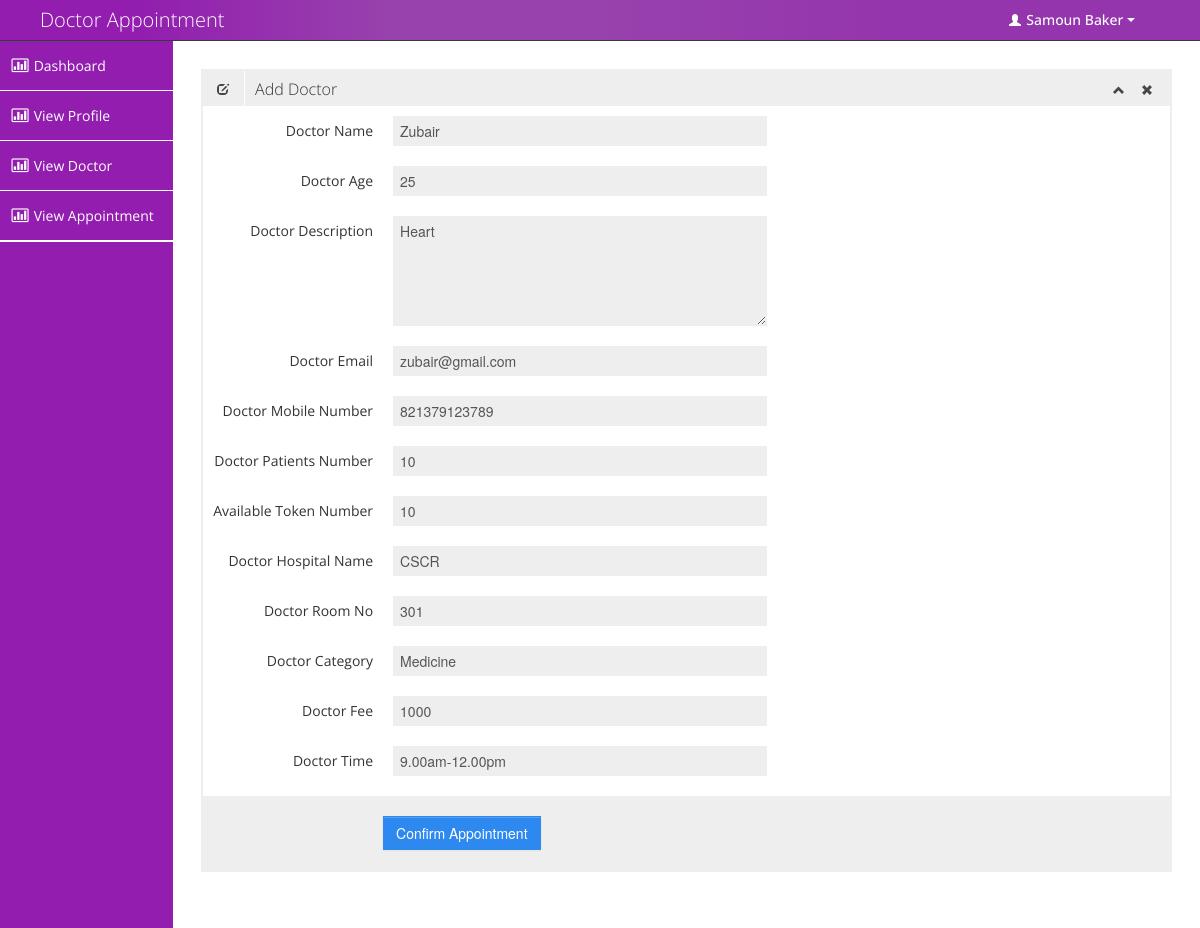
/main/take_appointment.php?doctorId=8 (signed in), run on the app's committed database.
### tables this page shows
CREATE TABLE `tbl_doctor` (
  `doctorId` int(11) NOT NULL,
  `doctorName` varchar(255) NOT NULL,
  `doctorAge` int(11) NOT NULL,
  `doctorDescription` text NOT NULL,
  `doctorEmail` varchar(255) NOT NULL,
  `doctorPassword` varchar(255) NOT NULL,
  `doctorMobileNumber` varchar(30) NOT NULL,
  `doctorPatientsNumber` int(11) NOT NULL,
  `doctorHospitalName` varchar(255) NOT NULL,
  `doctorRoomNo` varchar(100) NOT NULL,
  `doctorCategory` varchar(255) NOT NULL,
  `doctorFee` int(11) NOT NULL,
  `doctorTime` varchar(100) NOT NULL
);

### main/take_appointment.php (the view, shortened to what this page needs)
<?php include 'includes/patientsheader.php' ?>
<?php include 'connect.php' ?>
<?php
$doctorId = $_GET['doctorId'];
$sql = "SELECT * FROM tbl_doctor WHERE doctorId=$doctorId";
if (mysqli_query($conn, $sql)) {
    $query_result = mysqli_query($conn, $sql);
    $doctor_info = mysqli_fetch_assoc($query_result);
} else {
    die("Query problem" . mysqli_error($conn));
}
$currentDayDate = date("Y-m-d");
$sql = "SELECT * FROM tbl_appointment WHERE  doctor_Id=$doctorId AND appointmentDate='$currentDayDate'";
if (mysqli_query($conn, $sql)) {
    $query_result = mysqli_query($conn, $sql);
    $row_cnt = mysqli_num_rows($query_result);
} else {
    die("Query problem" . mysqli_error($conn));
}
?>
<div class="row-fluid sortable">
    <div class="box span12">
        <div class="box-header" data-original-title>
            <h2><i class="halflings-icon edit"></i><span class="break"></span>Add Doctor</h2>
            <div class="box-icon">
                <a href="#" class="btn-minimize"><i class="halflings-icon chevron-up"></i></a>
                <a href="#" class="btn-close"><i class="halflings-icon remove"></i></a>
            </div>
        </div>
        <div class="box-content">
            <form class="form-horizontal" id="doctorFrom" method="POST" >
                <fieldset>
                    <div class="control-group">
                        <label class="control-label" >Doctor Name </label>
                        <div class="controls">
                            <input type="text" readonly="readonly" value="<?php echo $doctor_info['doctorName']; ?>" name="doctorName" class="span6"  >
                        </div>
                    </div>
                    <div class="control-group">
                        <label class="control-label" >Doctor Age </label>
                        <div class="controls">
                            <input type="number" readonly="readonly" value="<?php echo $doctor_info['doctorAge']; ?>" name="doctorAge" class="span6"  >
                        </div>
                    </div>
                    <div class="control-group hidden-phone">
                        <label class="control-label" for="textarea2">Doctor Description</label>
                        <div class="controls">
                            <textarea  name="doctorDescription" readonly="readonly" rows="5" class="span6"><?php echo $doctor_info['doctorDescription']; ?></textarea>
                        </div>
                    </div>
                    <div class="control-group">
                        <label class="control-label" >Doctor Email </label>
                        <div class="controls">
                            <input type="text" readonly="readonly" value="<?php echo $doctor_info['doctorEmail']; ?>" name="doctorEmail" class="span6"  >
                        </div>
                    </div>
                    <div class="control-group">
                        <label class="control-label" >Doctor Mobile Number </label>
                        <div class="controls">
                            <input type="text" readonly="readonly" value="<?php echo $doctor_info['doctorMobileNumber']; ?>" name="doctorMobileNumber" class="span6"  >
                        </div>
                    </div>
                    <div class="control-group">
                        <label class="control-label" >Doctor Patients Number </label>
                        <div class="controls">
                            <input type="number" readonly="readonly" value="<?php echo $doctor_info['doctorPatientsNumber']; ?>" name="doctorPatientsNumber" class="span6"  >
                        </div>
                    </div>
                    <div class="control-group">
                        <label class="control-label" >Available Token Number </label>
                        <div class="controls">
                            <input type="text" readonly="readonly" value="<?php
                            $sub = intval($doctor_info['doctorPatientsNumber']) - intval($row_cnt);
                            if ($sub > 0) {
                                echo $sub;
                            } else {
                                echo "Token Not Available For Today";
                            }
                            ?>" name="doctortoken" class="span6"  >
                        </div>
                    </div>
                    <div class="control-group">
                        <label class="control-label" >Doctor Hospital Name</label>
                        <div class="controls">
                            <input type="text" readonly="readonly" value="<?php echo $doctor_info['doctorHospitalName']; ?>" name="doctorHospitalName" class="span6"  >
                        </div>
                    </div>
                    <div class="control-group">
                        <label class="control-label" >Doctor Room No </label>
                        <div class="controls">
                            <input type="text" readonly="readonly" value="<?php echo $doctor_info['doctorRoomNo']; ?>" name="doctorRoomNo" class="span6"  >
                        </div>
                    </div>
                    <div class="control-group">
                        <label class="control-label" >Doctor Category </label>
                        <div class="controls">
                            <input type="text" readonly="readonly" value="<?php echo $doctor_info['doctorCategory']; ?>" name="doctorCategory" class="span6"  >
                        </div>
                    </div>
                    <div class="control-group">
                        <label class="control-label" >Doctor Fee </label>
                        <div class="controls">
                            <input type="number" readonly="readonly" value="<?php echo $doctor_info['doctorFee']; ?>" name="doctorFee" class="span6"  >
                        </div>
                    </div>
                    <div class="control-group">
                        <label class="control-label" >Doctor Time </label>
                        <div class="controls">
                            <input type="text" readonly="readonly" value="<?php echo $doctor_info['doctorTime']; ?>" name="doctorTime" class="span6"  >
                        </div>
                    </div>
<?php if ($sub > 0) { ?>
                        <div class="form-actions">
                            <button type="submit" name="confirm" class="btn btn-primary">Confirm Appointment</button>
                        </div>
<?php } ?>
                </fieldset>
            </form>
        </div>
    </div>
</div>
<?php include 'includes/patientsfooter.php' ?>

### main/css/style.css (style rules this page uses)
body { background: #F5F5F5; color: #333; border: none; font-family: 'Open Sans', sans-serif; font-weight: 400; }
a { color: #646464; }
h2 { font-size: 16px; line-height: 16px; }
.box { border: 2px solid #eee; background: #fff !important; margin-bottom: 28px; }
.box-header { height: 16px; font-size: 16px; line-height: 16px; padding: 10px; background: #eee; -webkit-box-shadow: none; -moz-box-shadow: none; box-shadow: none; overflow: hidden; }
.box-header h2 { float:left; margin-top: 0px; font-weight: 300; }
.box-header h2 i { margin: 0px 3px 0px 4px; opacity: .8; filter: alpha(opacity=80); -ms-filter:"progid:DXImageTransform.Microsoft.Alpha(Opacity=80)"; }
.box-header .box-icon { float:right; margin-top: 1px; }
.box-header .box-icon i { -webkit-transition: all 0.1s ease-in-out; -moz-transition: all 0.1s ease-in-out; -o-transition: all 0.1s ease-in-out; -ms-transition: all 0.1s ease-in-out; transition: all 0.1s ease-in-out; opacity: .8; filter: alpha(opacity=80); -ms-filter:"progid:DXImageTransform.Microsoft.Alpha(Opacity=80)"; }
.box-header .box-icon a { margin: 0px 5px; }
.box-content { position: relative; z-index: 50; margin-top: -1px; padding: 10px; background: #fff !important; }
.form-actions { padding: 19px 20px 20px; margin: 20px -10px -30px -10px; background-color: #eee; border-top: 1px solid #eee; *zoom: 1; }
.form-actions:before, .form-actions:after { display: table; line-height: 0; content: ""; }
.form-actions:after { clear: both; }
.btn { display: inline-block; padding: 6px 12px; margin-bottom: 0; font-size: 14px; font-weight: 500; line-height: 20px; text-align: center; white-space: nowrap; vertical-align: middle; cursor: pointer; border: 1px solid #a7a9aa; -webkit-border-radius: 0px !important; border-radius: 0px !important; }
.btn { color: #ffffff; background-color: #a7a9aa; border-color: #a7a9aa; background-image: none; filter: none; text-shadow: none; }
.btn-primary { background-color: #2D89EF; border-color: #2D89EF; }

### main/css/halflings.css (style rules this page uses)
html, html .halflings { -webkit-font-smoothing: antialiased !important; }
.halflings-icon { display: inline-block; width: 14px; height: 14px; line-height: 14px; vertical-align: text-top; background-image: url(../img/glyphicons_halflings.svg); background-position: 0 0; background-repeat: no-repeat; vertical-align: top; *display: inline; *zoom: 1; *margin-right: .3em; }
.halflings-icon.remove { background-position: -312px 0; }
.halflings-icon.edit { background-position: -96px -72px; }
.halflings-icon.chevron-up { background-position: -288px -120px; }

### data on the page
tbl_doctor: doctorName "Zubair", doctorAge "25", doctorDescription "Heart", doctorEmail "zubair@gmail.com", doctorMobileNumber "821379123789", doctorPatientsNumber "10", doctortoken "10", doctorHospitalName "CSCR", doctorRoomNo "301", doctorCategory "Medicine", doctorFee "1000", doctorTime "9.00am-12.00pm"

### other printed values
$_SESSION['userName'] "Samoun Baker"
